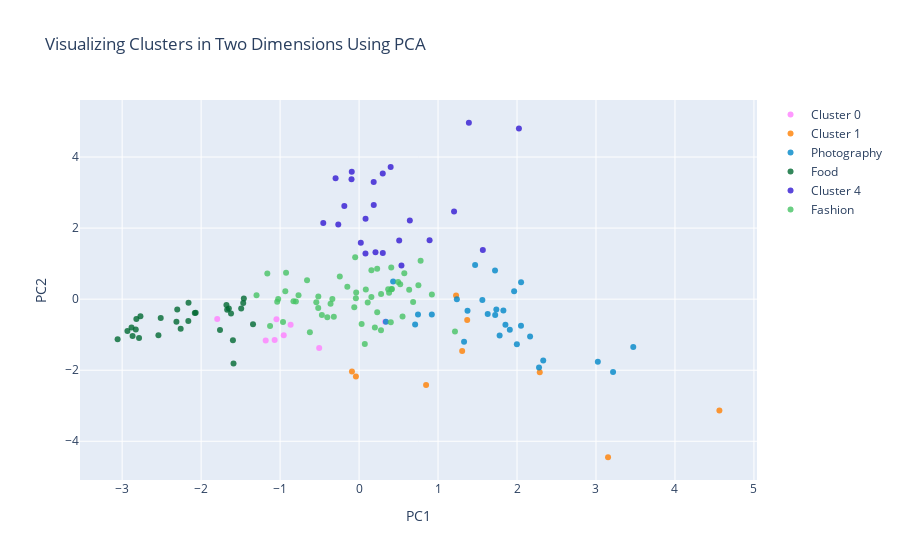

This figure's notebook cell:
### Code cell
#trace1 is for 'Cluster 0'
trace1 = go.Scatter(
                    x = cluster0["PC1_2d"],
                    y = cluster0["PC2_2d"],
                    mode = "markers",
                    name = "Cluster 0",
                    marker = dict(color = 'rgba(255, 128, 255, 0.8)'),
                    text = None)

#trace2 is for 'Cluster 1'
trace2 = go.Scatter(
                    x = cluster1["PC1_2d"],
                    y = cluster1["PC2_2d"],
                    mode = "markers",
                    name = "Cluster 1",
                    marker = dict(color = 'rgba(255, 128, 2, 0.8)'),
                    text = None)

#trace3 is for 'Cluster 2'
trace3 = go.Scatter(
                    x = cluster2["PC1_2d"],
                    y = cluster2["PC2_2d"],
                    mode = "markers",
                    name = "Photography",
                    marker = dict(color = 'rgba(0, 135, 200, 0.8)'),
                    text = None)

#trace4 is for 'Cluster 3'
trace4 = go.Scatter(
                    x = cluster3["PC1_2d"],
                    y = cluster3["PC2_2d"],
                    mode = "markers",
                    name = "Food",
                    marker = dict(color = 'rgba(0, 105, 50, 0.8)'),
                    text = None)

#trace5 is for 'Cluster 4'
trace5 = go.Scatter(
                    x = cluster4["PC1_2d"],
                    y = cluster4["PC2_2d"],
                    mode = "markers",
                    name = "Cluster 4",
                    marker = dict(color = 'rgba(50, 25, 210, 0.8)'),
                    text = None)

#trace6 is for 'Cluster 5'
trace6 = go.Scatter(
                    x = cluster5["PC1_2d"],
                    y = cluster5["PC2_2d"],
                    mode = "markers",
                    name = "Fashion",
                    marker = dict(color = 'rgba(70, 195, 100, 0.8)'),
                    text = None)

data = [trace1, trace2, trace3, trace4, trace5, trace6]

title = "Visualizing Clusters in Two Dimensions Using PCA"

layout = dict(title = title,
              xaxis= dict(title= 'PC1',ticklen= 5,zeroline= False),
              yaxis= dict(title= 'PC2',ticklen= 5,zeroline= False)
             )

fig = dict(data = data, layout = layout)

iplot(fig)

### Figure 1 — Plotly figure (JSON) as saved in the notebook; plotly's stock layout.template omitted (floating-point values rounded to 4 significant figures)
{"data": [{"marker": {"color": "rgba(255, 128, 255, 0.8)"}, "mode": "markers", "name": "Cluster 0", "type": "scatter", "x": [-0.9542, -0.867, -1.183, 0.3302, -1.069, -1.796, -1.046, -0.505], "y": [-1.016, -0.7205, -1.164, -0.6364, -1.151, -0.5587, -0.5678, -1.376]}, {"marker": {"color": "rgba(255, 128, 2, 0.8)"}, "mode": "markers", "name": "Cluster 1", "type": "scatter", "x": [1.228, -0.09007, -0.04003, 3.153, 2.288, 1.369, 1.305, 0.8485, 4.563], "y": [0.1024, -2.04, -2.174, -4.45, -2.057, -0.5861, -1.458, -2.414, -3.136]}, {"marker": {"color": "rgba(0, 135, 200, 0.8)"}, "mode": "markers", "name": "Photography", "type": "scatter", "x": [2.051, 2.05, 3.023, 2.332, 3.472, 1.469, 0.4314, 0.9211, 1.998, 2.279, 3.216, 1.629, 1.78, 1.827, 1.561, 1.373, 1.238, 2.165, 1.722, 1.724, 1.853, 1.329, 0.3394, 1.963, 0.71, 1.738, 1.909, 0.7461], "y": [0.4736, -0.7498, -1.765, -1.728, -1.348, 0.9634, 0.4962, -0.4313, -1.27, -1.921, -2.052, -0.4203, -1.026, -0.3209, -0.02236, -0.3285, -0.0001244, -1.05, 0.8052, -0.4478, -0.7172, -1.196, -0.6329, 0.2212, -0.7106, -0.2882, -0.8597, -0.4303]}, {"marker": {"color": "rgba(0, 105, 50, 0.8)"}, "mode": "markers", "name": "Food", "type": "scatter", "x": [-1.493, -1.459, -1.649, -1.621, -1.597, -2.313, -1.343, -2.069, -2.512, -2.82, -2.827, -2.933, -2.786, -2.541, -1.467, -1.59, -1.761, -3.058, -2.08, -2.162, -2.259, -1.679, -2.302, -1.67, -2.768, -2.159, -2.868, -2.881], "y": [-0.2658, 0.01529, -0.2661, -0.4029, -1.155, -0.6372, -0.7052, -0.381, -0.5334, -0.5585, -0.8542, -0.8986, -1.093, -1.015, -0.1089, -1.814, -0.8695, -1.126, -0.3865, -0.6157, -0.8311, -0.162, -0.2909, -0.2988, -0.4809, -0.09931, -1.034, -0.7947]}, {"marker": {"color": "rgba(50, 25, 210, 0.8)"}, "mode": "markers", "name": "Cluster 4", "type": "scatter", "x": [2.024, 1.203, 0.1859, 0.6428, 1.39, -0.2973, 0.8929, 1.567, 0.4, -0.09252, 0.5368, 0.2079, 0.08117, 0.2998, -0.2633, 0.3003, -0.1866, 0.1851, 0.5079, 0.08209, -0.4535, -0.09568, 0.02196], "y": [4.803, 2.468, 2.647, 2.216, 4.965, 3.406, 1.66, 1.382, 3.717, 3.587, 0.9438, 1.316, 1.288, 3.533, 2.101, 1.299, 2.62, 3.294, 1.648, 2.265, 2.142, 3.375, 1.586]}, {"marker": {"color": "rgba(70, 195, 100, 0.8)"}, "mode": "markers", "name": "Fashion", "type": "scatter", "x": [0.6345, -0.3381, -0.8305, 0.2775, -0.9629, 0.07255, 0.2297, 0.4073, -1.299, 1.214, -1.037, -0.7665, 0.4943, -0.06065, -0.04039, -0.03665, 0.4157, 0.5727, -0.3611, 0.9221, -0.9244, -0.2441, -1.162, -0.5173, -0.6229, -0.7999, 0.4016, -0.934, 0.03242, -0.471, 0.08549, -0.04925, -0.3196, 0.5505, -0.6588, 0.2787, -1.024, -0.5416, 0.7513, 0.38, 0.1559, 0.1562, 0.5208, -0.5159, 0.1094, 0.7791, -0.1487, 0.229, 0.2004, -1.127, 0.4098, 0.6843, 0.3688, -0.402], "y": [0.2618, 0.006428, -0.05866, -0.8784, -0.644, -1.263, -0.3693, 0.8896, 0.1086, -0.9078, -0.07042, 0.1066, 0.4799, -0.2285, 0.0278, 0.1895, 0.2844, 0.729, -0.1278, 0.1338, 0.7458, 0.6351, 0.7216, -0.2524, -0.931, -0.06929, -0.6474, 0.22, -0.7002, -0.4453, 0.2741, 1.182, -0.4928, -0.4903, 0.5337, 0.1483, 0.007164, -0.0838, 0.3893, 0.1804, 0.0599, 0.8154, 0.418, 0.07382, -0.0924, 1.081, 0.3497, 0.853, -0.8011, -0.758, 0.2818, -0.07835, 0.2773, -0.5114]}], "layout": {"title": {"text": "Visualizing Clusters in Two Dimensions Using PCA"}, "xaxis": {"ticklen": 5, "title": {"text": "PC1"}, "zeroline": false}, "yaxis": {"ticklen": 5, "title": {"text": "PC2"}, "zeroline": false}}}
